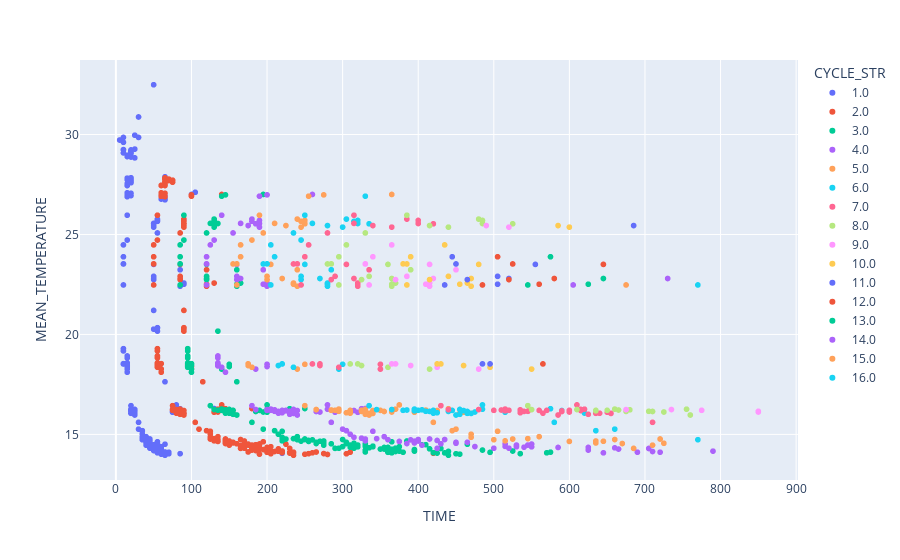

This figure's notebook cell:
### Code cell
px.scatter(peaks_row_2, x="TIME", y="MEAN_TEMPERATURE", color="CYCLE_STR", hover_data=["POSITION_STR"])

### Figure 1 — Plotly figure (JSON) as saved in the notebook; plotly's stock layout.template omitted (floating-point values rounded to 4 significant figures; data arrays with more than 128 entries replaced by an {"elided": "..."} marker saying what was removed)
{"data": [{"customdata": {"elided": "241x1 str values"}, "hovertemplate": "CYCLE_STR=1.0<br>TIME=%{x}<br>MEAN_TEMPERATURE=%{y}<br>POSITION_STR=%{customdata[0]}<extra></extra>", "legendgroup": "1.0", "marker": {"color": "#636efa", "symbol": "circle"}, "mode": "markers", "name": "1.0", "showlegend": true, "type": "scattergl", "x": {"elided": "241 int values"}, "xaxis": "x", "y": {"elided": "241 float values"}, "yaxis": "y"}, {"customdata": {"elided": "208x1 str values"}, "hovertemplate": "CYCLE_STR=2.0<br>TIME=%{x}<br>MEAN_TEMPERATURE=%{y}<br>POSITION_STR=%{customdata[0]}<extra></extra>", "legendgroup": "2.0", "marker": {"color": "#EF553B", "symbol": "circle"}, "mode": "markers", "name": "2.0", "showlegend": true, "type": "scattergl", "x": {"elided": "208 int values"}, "xaxis": "x", "y": {"elided": "208 float values"}, "yaxis": "y"}, {"customdata": {"elided": "171x1 str values"}, "hovertemplate": "CYCLE_STR=3.0<br>TIME=%{x}<br>MEAN_TEMPERATURE=%{y}<br>POSITION_STR=%{customdata[0]}<extra></extra>", "legendgroup": "3.0", "marker": {"color": "#00cc96", "symbol": "circle"}, "mode": "markers", "name": "3.0", "showlegend": true, "type": "scattergl", "x": {"elided": "171 int values"}, "xaxis": "x", "y": {"elided": "171 float values"}, "yaxis": "y"}, {"customdata": {"elided": "129x1 str values"}, "hovertemplate": "CYCLE_STR=4.0<br>TIME=%{x}<br>MEAN_TEMPERATURE=%{y}<br>POSITION_STR=%{customdata[0]}<extra></extra>", "legendgroup": "4.0", "marker": {"color": "#ab63fa", "symbol": "circle"}, "mode": "markers", "name": "4.0", "showlegend": true, "type": "scattergl", "x": {"elided": "129 int values"}, "xaxis": "x", "y": {"elided": "129 float values"}, "yaxis": "y"}, {"customdata": [["21"], ["21"], ["21"], ["22"], ["22"], ["22"], ["22"], ["22"], ["22"], ["22"], ["22"], ["22"], ["22"], ["22"], ["22"], ["23"], ["23"], ["23"], ["23"], ["23"], ["23"], ["23"], ["23"], ["23"], ["23"], ["23"], ["23"], ["25"], ["25"], ["25"], ["25"], ["25"], ["25"], ["25"], ["26"], ["26"], ["26"], ["26"], ["26"], ["26"], ["26"], ["26"], ["26"], ["26"], ["26"], ["26"], ["26"], ["26"], ["26"], ["26"], ["26"], ["26"], ["26"], ["26"], ["26"], ["26"], ["26"], ["26"], ["26"], ["26"], ["26"], ["26"], ["26"], ["26"], ["26"], ["26"], ["26"], ["26"], ["26"], ["26"], ["26"], ["27"], ["27"], ["27"], ["27"], ["27"], ["27"], ["27"], ["27"], ["27"], ["27"], ["27"], ["27"], ["27"], ["27"], ["27"], ["27"], ["27"], ["27"], ["27"], ["27"], ["27"]], "hovertemplate": "CYCLE_STR=5.0<br>TIME=%{x}<br>MEAN_TEMPERATURE=%{y}<br>POSITION_STR=%{customdata[0]}<extra></extra>", "legendgroup": "5.0", "marker": {"color": "#FFA15A", "symbol": "circle"}, "mode": "markers", "name": "5.0", "showlegend": true, "type": "scattergl", "x": [365, 275, 255, 190, 180, 250, 250, 245, 250, 240, 245, 225, 210, 165, 195, 160, 205, 200, 165, 220, 160, 155, 200, 235, 240, 240, 235, 175, 175, 180, 240, 175, 175, 250, 295, 340, 325, 375, 295, 290, 330, 265, 410, 455, 440, 305, 335, 285, 365, 325, 330, 295, 355, 335, 395, 425, 295, 470, 350, 310, 460, 325, 295, 370, 310, 340, 285, 250, 340, 265, 310, 500, 670, 515, 560, 450, 685, 420, 600, 720, 635, 470, 470, 725, 645, 545, 660, 505, 710, 445, 525, 635], "xaxis": "x", "y": [27.0, 26.98, 26.91, 25.96, 24.72, 25.7, 25.53, 25.37, 25.55, 25.77, 25.66, 25.45, 25.55, 24.48, 25.07, 22.47, 23.5, 22.74, 23.88, 22.8, 23.53, 23.52, 22.9, 22.51, 22.41, 23.23, 22.57, 18.45, 18.53, 18.36, 18.27, 18.52, 18.52, 18.51, 16.27, 16.05, 16.17, 16.48, 16.23, 16.21, 16.01, 16.24, 16.22, 16.07, 16.28, 16.08, 15.97, 16.22, 16.12, 16.2, 16.25, 16.2, 16.15, 16.06, 16.11, 16.2, 16.18, 16.06, 16.2, 16.06, 16.11, 16.15, 16.16, 16.26, 16.2, 16.05, 16.2, 16.44, 16.19, 16.24, 16.15, 14.73, 14.54, 14.68, 14.89, 15.26, 14.3, 15.6, 14.65, 14.77, 14.67, 14.86, 15.01, 14.56, 14.66, 14.79, 14.74, 15.15, 14.46, 15.19, 14.77, 14.57], "yaxis": "y"}, {"customdata": [["21"], ["22"], ["22"], ["22"], ["22"], ["22"], ["22"], ["22"], ["22"], ["22"], ["22"], ["22"], ["22"], ["23"], ["23"], ["23"], ["23"], ["23"], ["23"], ["23"], ["23"], ["23"], ["23"], ["23"], ["23"], ["25"], ["25"], ["25"], ["25"], ["25"], ["25"], ["26"], ["26"], ["26"], ["26"], ["26"], ["26"], ["26"], ["26"], ["26"], ["26"], ["26"], ["26"], ["26"], ["26"], ["26"], ["26"], ["26"], ["26"], ["26"], ["26"], ["26"], ["26"], ["26"], ["26"], ["26"], ["26"], ["26"], ["26"], ["26"], ["26"], ["26"], ["26"], ["26"], ["26"], ["27"], ["27"], ["27"], ["27"]], "hovertemplate": "CYCLE_STR=6.0<br>TIME=%{x}<br>MEAN_TEMPERATURE=%{y}<br>POSITION_STR=%{customdata[0]}<extra></extra>", "legendgroup": "6.0", "marker": {"color": "#19d3f3", "symbol": "circle"}, "mode": "markers", "name": "6.0", "showlegend": true, "type": "scattergl", "x": [330, 250, 245, 320, 335, 300, 320, 305, 315, 280, 260, 205, 235, 205, 250, 245, 210, 270, 200, 195, 245, 280, 280, 285, 280, 215, 220, 235, 295, 220, 300, 395, 470, 440, 485, 405, 455, 365, 535, 620, 575, 425, 450, 385, 475, 440, 455, 400, 465, 465, 515, 590, 395, 445, 420, 440, 410, 485, 420, 465, 380, 335, 460, 345, 415, 770, 660, 580, 635], "xaxis": "x", "y": [26.91, 25.96, 24.72, 25.7, 25.53, 25.37, 25.55, 25.77, 25.66, 25.45, 25.55, 24.48, 25.07, 22.47, 23.5, 22.74, 23.88, 22.8, 23.53, 23.52, 22.9, 22.51, 22.41, 23.23, 22.57, 18.45, 18.53, 18.36, 18.27, 18.52, 18.51, 16.27, 16.05, 16.17, 16.48, 16.23, 16.01, 16.24, 16.22, 16.07, 16.28, 16.08, 15.97, 16.22, 16.12, 16.2, 16.25, 16.2, 16.15, 16.06, 16.11, 16.2, 16.18, 16.2, 16.06, 16.15, 16.16, 16.26, 16.2, 16.05, 16.2, 16.44, 16.19, 16.24, 16.15, 14.73, 15.26, 15.6, 15.19], "yaxis": "y"}, {"customdata": [["22"], ["22"], ["22"], ["22"], ["22"], ["22"], ["22"], ["22"], ["22"], ["22"], ["23"], ["23"], ["23"], ["23"], ["23"], ["23"], ["23"], ["23"], ["23"], ["23"], ["23"], ["23"], ["25"], ["25"], ["25"], ["25"], ["25"], ["25"], ["26"], ["26"], ["26"], ["26"], ["26"], ["26"], ["26"], ["26"], ["26"], ["26"], ["26"], ["26"], ["26"], ["26"], ["26"], ["26"], ["26"], ["26"], ["26"], ["26"], ["26"], ["26"], ["26"], ["26"], ["26"], ["26"], ["26"], ["26"], ["26"], ["26"], ["27"]], "hovertemplate": "CYCLE_STR=7.0<br>TIME=%{x}<br>MEAN_TEMPERATURE=%{y}<br>POSITION_STR=%{customdata[0]}<extra></extra>", "legendgroup": "7.0", "marker": {"color": "#FF6692", "symbol": "circle"}, "mode": "markers", "name": "7.0", "showlegend": true, "type": "scattergl", "x": [315, 400, 420, 365, 400, 385, 340, 315, 255, 280, 245, 305, 285, 250, 315, 240, 235, 290, 320, 320, 335, 320, 270, 270, 295, 350, 260, 350, 515, 655, 590, 610, 535, 625, 480, 535, 585, 510, 600, 600, 615, 520, 590, 640, 650, 515, 560, 565, 590, 545, 620, 570, 635, 500, 430, 615, 440, 540, 710], "xaxis": "x", "y": [25.96, 25.7, 25.53, 25.37, 25.55, 25.77, 25.45, 25.55, 24.48, 25.07, 22.47, 23.5, 22.74, 23.88, 22.8, 23.53, 23.52, 22.9, 22.51, 22.41, 23.23, 22.57, 18.45, 18.53, 18.36, 18.27, 18.52, 18.51, 16.27, 16.05, 16.17, 16.48, 16.23, 16.01, 16.24, 16.08, 15.97, 16.22, 16.12, 16.2, 16.25, 16.2, 16.15, 16.06, 16.11, 16.18, 16.2, 16.06, 16.15, 16.16, 16.26, 16.2, 16.05, 16.2, 16.44, 16.19, 16.24, 16.15, 15.6], "yaxis": "y"}, {"customdata": [["22"], ["22"], ["22"], ["22"], ["22"], ["22"], ["22"], ["22"], ["22"], ["23"], ["23"], ["23"], ["23"], ["23"], ["23"], ["23"], ["23"], ["23"], ["23"], ["23"], ["23"], ["25"], ["25"], ["25"], ["25"], ["25"], ["26"], ["26"], ["26"], ["26"], ["26"], ["26"], ["26"], ["26"], ["26"], ["26"], ["26"], ["26"], ["26"], ["26"], ["26"], ["26"]], "hovertemplate": "CYCLE_STR=8.0<br>TIME=%{x}<br>MEAN_TEMPERATURE=%{y}<br>POSITION_STR=%{customdata[0]}<extra></extra>", "legendgroup": "8.0", "marker": {"color": "#B6E880", "symbol": "circle"}, "mode": "markers", "name": "8.0", "showlegend": true, "type": "scattergl", "x": [385, 485, 525, 440, 485, 480, 415, 305, 330, 295, 360, 325, 295, 365, 285, 280, 335, 365, 365, 390, 370, 325, 320, 360, 415, 310, 660, 680, 610, 760, 665, 725, 650, 710, 635, 675, 705, 755, 635, 545, 550, 675], "xaxis": "x", "y": [25.96, 25.7, 25.53, 25.37, 25.55, 25.77, 25.45, 24.48, 25.07, 22.47, 23.5, 22.74, 23.88, 22.8, 23.53, 23.52, 22.9, 22.51, 22.41, 23.23, 22.57, 18.45, 18.53, 18.36, 18.27, 18.52, 16.27, 16.23, 16.24, 15.97, 16.22, 16.12, 16.2, 16.15, 16.18, 16.2, 16.16, 16.26, 16.2, 16.44, 16.24, 16.15], "yaxis": "y"}, {"customdata": [["22"], ["22"], ["22"], ["23"], ["23"], ["23"], ["23"], ["23"], ["23"], ["23"], ["23"], ["23"], ["23"], ["23"], ["23"], ["25"], ["25"], ["25"], ["25"], ["25"], ["26"], ["26"], ["26"], ["26"], ["26"]], "hovertemplate": "CYCLE_STR=9.0<br>TIME=%{x}<br>MEAN_TEMPERATURE=%{y}<br>POSITION_STR=%{customdata[0]}<extra></extra>", "legendgroup": "9.0", "marker": {"color": "#FF97FF", "symbol": "circle"}, "mode": "markers", "name": "9.0", "showlegend": true, "type": "scattergl", "x": [520, 490, 365, 335, 415, 370, 340, 420, 330, 330, 385, 410, 415, 450, 415, 390, 370, 425, 480, 365, 735, 850, 775, 850, 675], "xaxis": "x", "y": [25.37, 25.45, 24.48, 22.47, 23.5, 22.74, 23.88, 22.8, 23.53, 23.52, 22.9, 22.51, 22.41, 23.23, 22.57, 18.45, 18.53, 18.36, 18.27, 18.52, 16.24, 16.12, 16.2, 16.16, 16.24], "yaxis": "y"}, {"customdata": [["22"], ["22"], ["22"], ["23"], ["23"], ["23"], ["23"], ["23"], ["23"], ["23"], ["23"], ["23"], ["23"], ["23"], ["25"], ["25"], ["25"], ["25"], ["25"]], "hovertemplate": "CYCLE_STR=10.0<br>TIME=%{x}<br>MEAN_TEMPERATURE=%{y}<br>POSITION_STR=%{customdata[0]}<extra></extra>", "legendgroup": "10.0", "marker": {"color": "#FECB52", "symbol": "circle"}, "mode": "markers", "name": "10.0", "showlegend": true, "type": "scattergl", "x": [600, 585, 435, 385, 480, 415, 390, 470, 380, 385, 440, 455, 470, 465, 460, 425, 495, 550, 430], "xaxis": "x", "y": [25.37, 25.45, 24.48, 22.47, 23.5, 22.74, 23.88, 22.8, 23.53, 23.52, 22.9, 22.51, 22.41, 22.57, 18.45, 18.53, 18.36, 18.27, 18.52], "yaxis": "y"}, {"customdata": [["22"], ["23"], ["23"], ["23"], ["23"], ["23"], ["23"], ["23"], ["23"], ["25"], ["25"]], "hovertemplate": "CYCLE_STR=11.0<br>TIME=%{x}<br>MEAN_TEMPERATURE=%{y}<br>POSITION_STR=%{customdata[0]}<extra></extra>", "legendgroup": "11.0", "marker": {"color": "#636efa", "symbol": "circle"}, "mode": "markers", "name": "11.0", "showlegend": true, "type": "scattergl", "x": [685, 435, 555, 465, 445, 520, 450, 505, 505, 485, 495], "xaxis": "x", "y": [25.45, 22.47, 23.5, 22.74, 23.88, 22.8, 23.52, 22.9, 22.51, 18.53, 18.52], "yaxis": "y"}, {"customdata": [["23"], ["23"], ["23"], ["23"], ["23"], ["23"], ["23"], ["25"]], "hovertemplate": "CYCLE_STR=12.0<br>TIME=%{x}<br>MEAN_TEMPERATURE=%{y}<br>POSITION_STR=%{customdata[0]}<extra></extra>", "legendgroup": "12.0", "marker": {"color": "#EF553B", "symbol": "circle"}, "mode": "markers", "name": "12.0", "showlegend": true, "type": "scattergl", "x": [485, 645, 520, 505, 580, 525, 560, 565], "xaxis": "x", "y": [22.47, 23.5, 22.74, 23.88, 22.8, 23.52, 22.51, 18.52], "yaxis": "y"}, {"customdata": [["23"], ["23"], ["23"], ["23"]], "hovertemplate": "CYCLE_STR=13.0<br>TIME=%{x}<br>MEAN_TEMPERATURE=%{y}<br>POSITION_STR=%{customdata[0]}<extra></extra>", "legendgroup": "13.0", "marker": {"color": "#00cc96", "symbol": "circle"}, "mode": "markers", "name": "13.0", "showlegend": true, "type": "scattergl", "x": [545, 575, 645, 625], "xaxis": "x", "y": [22.47, 23.88, 22.8, 22.51], "yaxis": "y"}, {"customdata": [["23"], ["23"]], "hovertemplate": "CYCLE_STR=14.0<br>TIME=%{x}<br>MEAN_TEMPERATURE=%{y}<br>POSITION_STR=%{customdata[0]}<extra></extra>", "legendgroup": "14.0", "marker": {"color": "#ab63fa", "symbol": "circle"}, "mode": "markers", "name": "14.0", "showlegend": true, "type": "scattergl", "x": [605, 730], "xaxis": "x", "y": [22.47, 22.8], "yaxis": "y"}, {"customdata": [["23"]], "hovertemplate": "CYCLE_STR=15.0<br>TIME=%{x}<br>MEAN_TEMPERATURE=%{y}<br>POSITION_STR=%{customdata[0]}<extra></extra>", "legendgroup": "15.0", "marker": {"color": "#FFA15A", "symbol": "circle"}, "mode": "markers", "name": "15.0", "showlegend": true, "type": "scattergl", "x": [675], "xaxis": "x", "y": [22.47], "yaxis": "y"}, {"customdata": [["23"]], "hovertemplate": "CYCLE_STR=16.0<br>TIME=%{x}<br>MEAN_TEMPERATURE=%{y}<br>POSITION_STR=%{customdata[0]}<extra></extra>", "legendgroup": "16.0", "marker": {"color": "#19d3f3", "symbol": "circle"}, "mode": "markers", "name": "16.0", "showlegend": true, "type": "scattergl", "x": [770], "xaxis": "x", "y": [22.47], "yaxis": "y"}], "layout": {"legend": {"title": {"text": "CYCLE_STR"}, "tracegroupgap": 0}, "margin": {"t": 60}, "xaxis": {"anchor": "y", "domain": [0, 1], "title": {"text": "TIME"}}, "yaxis": {"anchor": "x", "domain": [0, 1], "title": {"text": "MEAN_TEMPERATURE"}}}}
